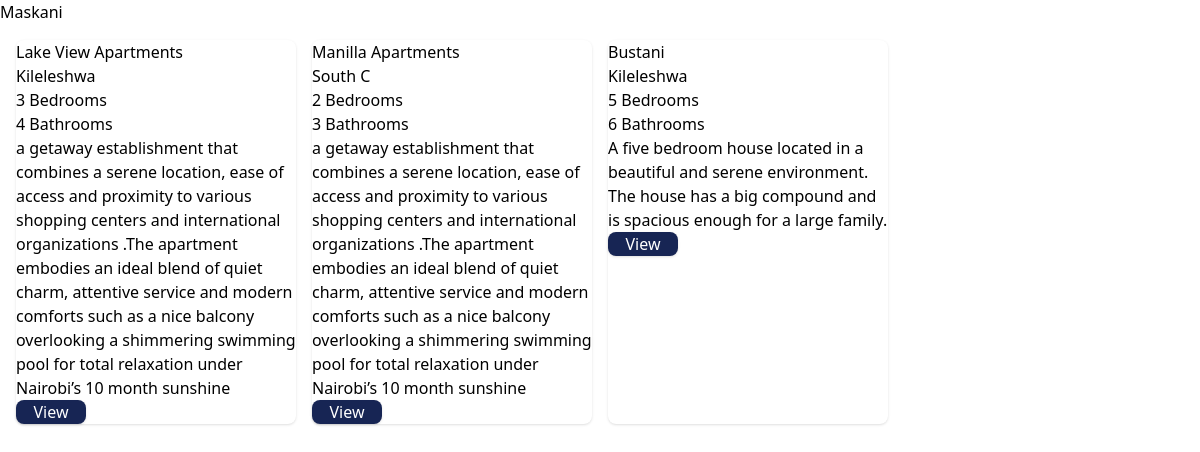
Before: / with the older database file.
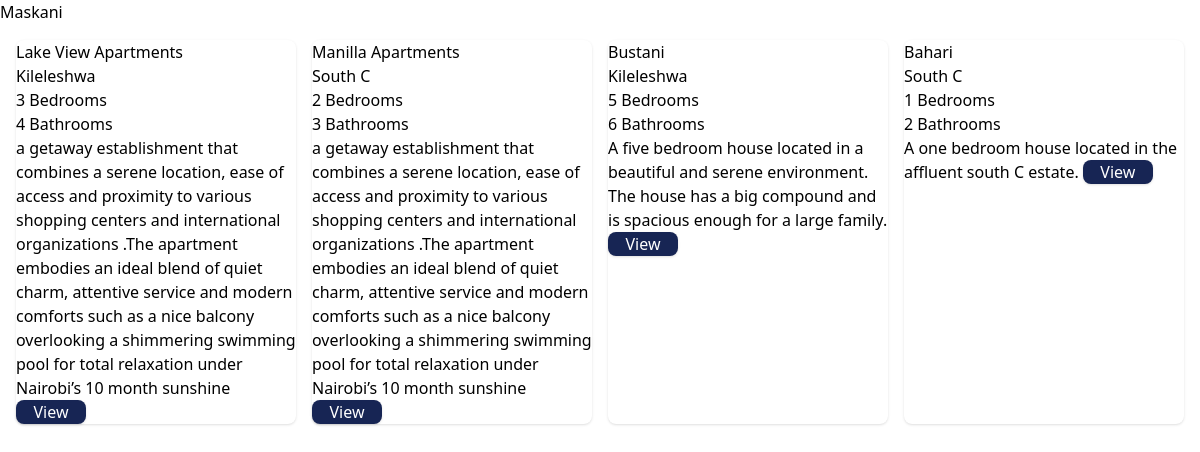
After: the same page with the newer database file.
### main/models.py (models this page shows, shortened)
class Houses(models.Model):
    type = models.ForeignKey(Types, on_delete=models.CASCADE, related_name="types")
    name = models.CharField(max_length=200)
    location = models.CharField(max_length=200)
    bedrooms = models.IntegerField()
    bathrooms = models.IntegerField()
    description = models.CharField(max_length=500)

### main/views.py (the view)
# urls.py: path('', views.home, name="home"),
def home(response):
    house = Houses.objects.all()
    return render(response, "main/home.html", {"house":house})

### main/templates/main/home.html (shortened to what this page needs)
{% extends 'main/base.html' %}
{% block content %}
    <h1>Maskani</h1>
    <ul>
        <div class="grid lg:grid-cols-4 md:grid-cols-3 sm:grid-cols-2 gap-4 m-4">
            {% for rental in house.all %}
                <div class="min-h-[150px] rounded-lg shadow bg-white">
                    <li>
                        {{rental.name}}<br>{{rental.location}}<br>{{rental.bedrooms}} Bedrooms <br>{{rental.bathrooms}} Bathrooms <br>{{rental.description}}
                        <button class="min-h-[20px] min-w-[70px] rounded-lg shadow bg-blue-950 text-white">View</button>
                    </li>
                </div>
            {% endfor %}
        </div>
    </ul>
{% endblock %}

### main/templates/main/base.html (shortened to what this page needs)
{% load static tailwind_tags %}
<!DOCTYPE html>
    <head>
        {% tailwind_css %}
    </head>
    <body>
        <div id="content" name>
            {% block content %}
            {% endblock %}
        </div>
    </body>
</html>

Changed rows visible on the page:
added Houses: name "Bahari", location "South C", bedrooms "1", bathrooms "2", description "A one bedroom house located in the affluent south C estate."
